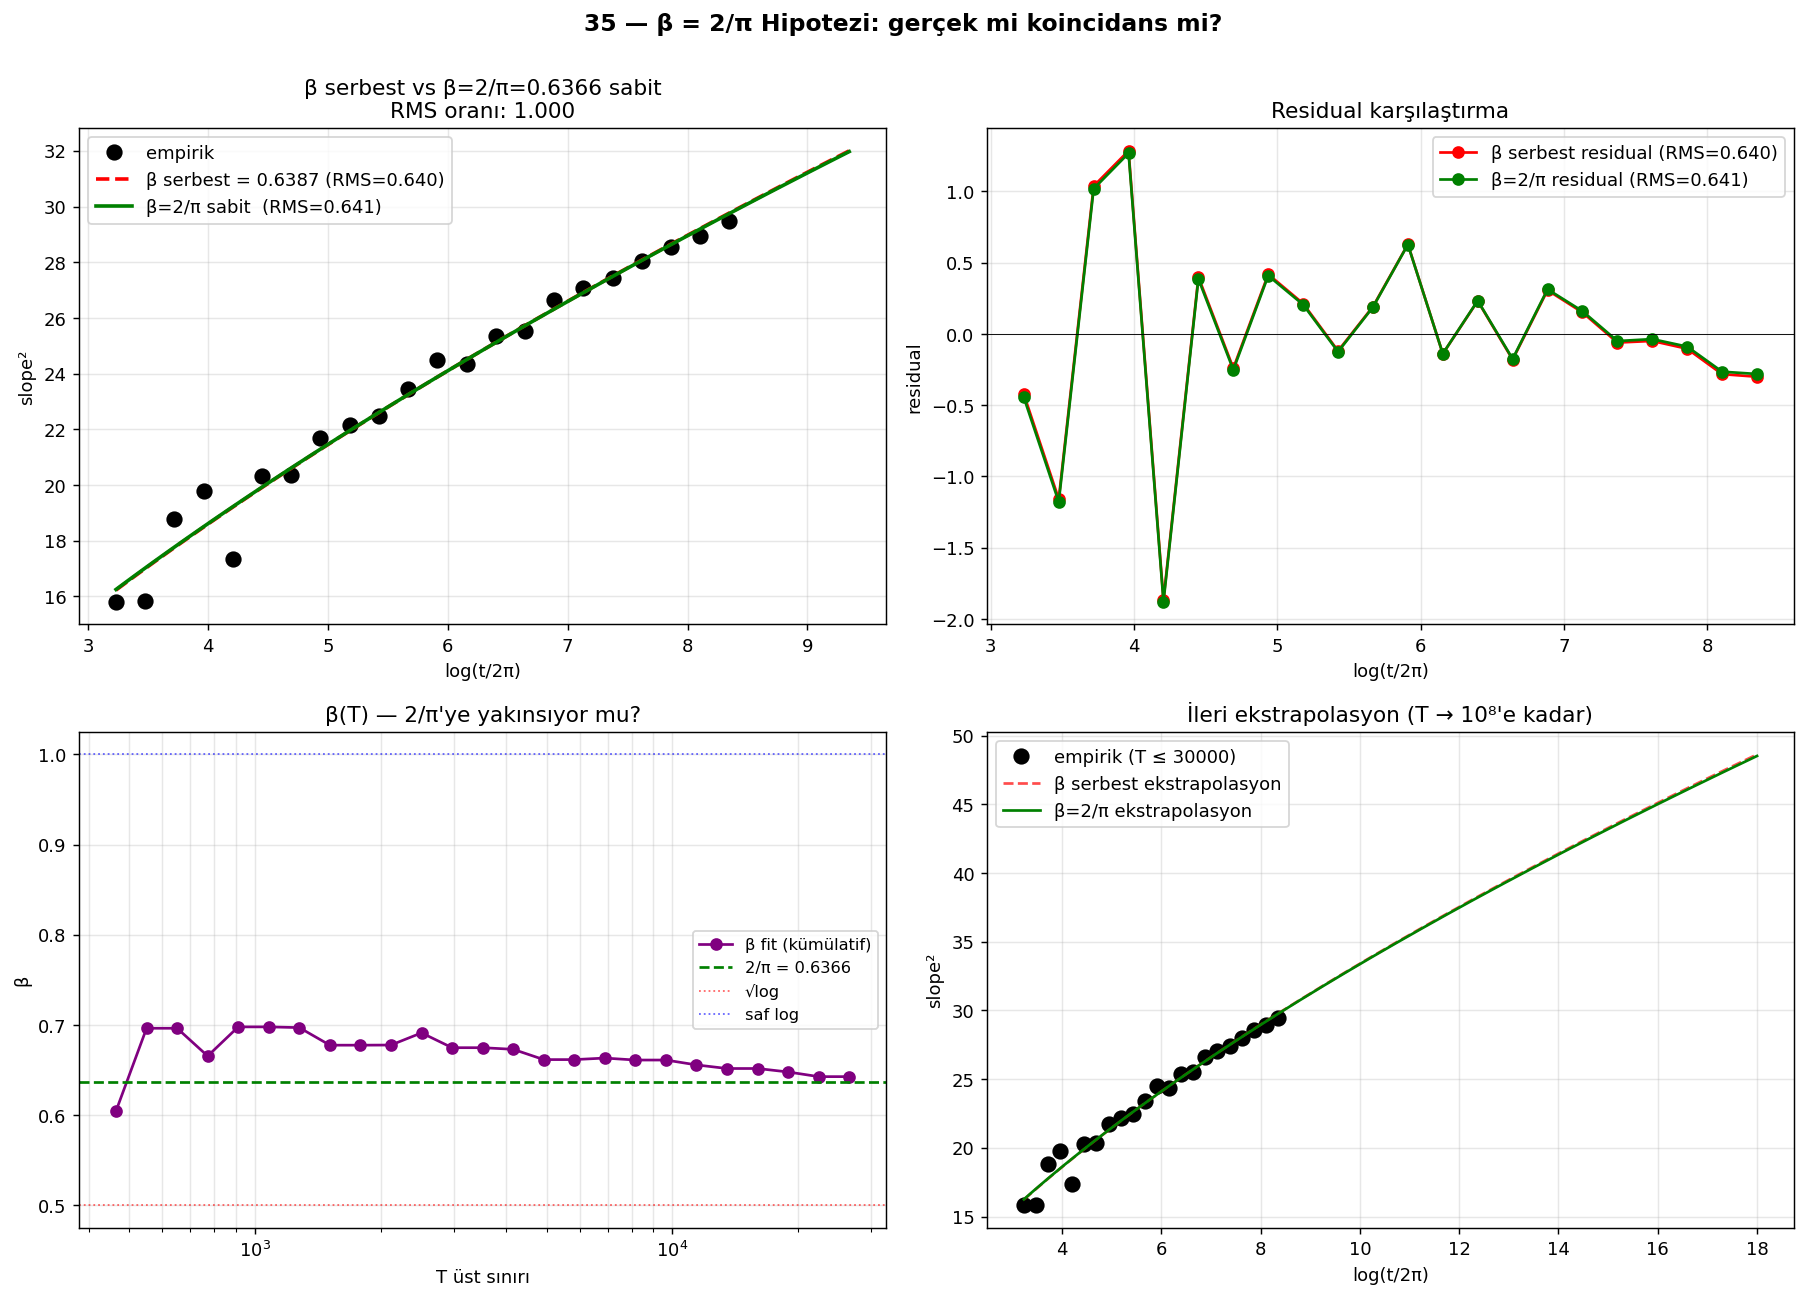

Generate this figure with Python:
"""
35 — β = 2/π Hipotez Testi
============================

slope² = a · log(t/2π)^(2/π) hipotezi.
β'yı 2/π = 0.6366'ya SABİT tutarak fit kalitesi düşüyor mu bak.
Eğer düşmüyorsa: hipotez güçlü. Düşüyorsa: koincidans.

Ek: T-pencereleri içinde β fit değeri sabit mi yoksa T ile değişiyor mu?
"""

import numpy as np
import matplotlib.pyplot as plt
from pathlib import Path
from scipy.optimize import curve_fit

# Veriyi yükle
data = np.load("/Users/ugur/Desktop/Deney/qm_riemann/33_max_amps_T30000.npz")
intervals = data['intervals']
max_amps = data['max_amps']
t_mid = data['t_mid']
rho = np.log(t_mid / (2*np.pi)) / (2*np.pi)
intervals_norm = intervals * rho

# 30 pencere
n_windows = 30
edges = np.geomspace(20, t_mid[-1]+10, n_windows+1)
results = []
for i in range(n_windows):
    t_lo, t_hi = edges[i], edges[i+1]
    mask = (t_mid >= t_lo) & (t_mid < t_hi)
    if mask.sum() < 20: continue
    x = intervals_norm[mask]; y = max_amps[mask]
    slope, _ = np.polyfit(x, y, 1)
    t_center = np.exp(0.5*(np.log(t_lo)+np.log(t_hi)))
    log_t = np.log(t_center/(2*np.pi))
    results.append((t_center, slope, slope**2, log_t, mask.sum()))

results = np.array(results)
ts = results[:, 0]
slopes = results[:, 1]
slope_sqs = results[:, 2]
log_ts = results[:, 3]

# ============================================================
# Karşılaştır: β serbest vs β=2/π sabit
# ============================================================
print(f"=== β SERBEST vs β=2/π SABİT FITS ===\n")

# β serbest
M_free = lambda x, a, b: a * x**b
p_free, _ = curve_fit(M_free, log_ts, slope_sqs, p0=[7, 0.6])
pred_free = M_free(log_ts, *p_free)
rms_free = np.sqrt(np.mean((slope_sqs - pred_free)**2))
print(f"β serbest:      a = {p_free[0]:.4f}, β = {p_free[1]:.4f}")
print(f"                RMS = {rms_free:.4f}")

# β = 2/π sabit
beta_fixed = 2/np.pi
print(f"\nβ = 2/π = {beta_fixed:.6f} (sabit)")
M_fixed = lambda x, a: a * x**beta_fixed
p_fixed, _ = curve_fit(M_fixed, log_ts, slope_sqs, p0=[7])
pred_fixed = M_fixed(log_ts, *p_fixed)
rms_fixed = np.sqrt(np.mean((slope_sqs - pred_fixed)**2))
print(f"                a = {p_fixed[0]:.4f}")
print(f"                RMS = {rms_fixed:.4f}")
print(f"  RMS oranı (sabit/serbest): {rms_fixed/rms_free:.4f}")
print(f"  (1.00'a yakınsa: sabit β kalitesi düşürmüyor → hipotez güçlü)")

# Aday a değeri için kapalı formlar
print(f"\na = {p_fixed[0]:.4f}'a aday kapalı formlar:")
adaylar = {
    "2π": 2*np.pi,
    "e²": np.e**2,
    "π²/log(2π)": np.pi**2 / np.log(2*np.pi),
    "8/(√π)": 8/np.sqrt(np.pi),
    "4·log(2π)": 4*np.log(2*np.pi),
    "π·e": np.pi*np.e,
    "5·log(2π)": 5*np.log(2*np.pi),
}
for label, val in adaylar.items():
    print(f"  {label:>20} = {val:.4f}  (sapma: {abs(val-p_fixed[0])/p_fixed[0]*100:+.1f}%)")

# ============================================================
# T-pencereleri içinde β'nın sabit olup olmadığı testi
# ============================================================
print(f"\n=== T-pencerelerinde β nasıl davranıyor? ===\n")
T_uppers = [500, 1000, 2000, 5000, 10000, 20000, 30000]
for T_up in T_uppers:
    mask_T = ts < T_up
    if mask_T.sum() < 5: continue
    p, _ = curve_fit(M_free, log_ts[mask_T], slope_sqs[mask_T], p0=[7, 0.6])
    print(f"  T ≤ {T_up:>6.0f}: a = {p[0]:>7.4f}, β = {p[1]:>7.4f}, β-2/π = {p[1]-2/np.pi:+.4f}")

# ============================================================
# Daha hassas: lokal β (kayan pencere)
# ============================================================
print(f"\n=== KAYAN PENCERE (her 5 pencereyi fit et) β trendi ===")
print(f"{'T merkez':>10} {'β lokal':>10}")
for i in range(0, len(ts)-4, 3):
    sub_log = log_ts[i:i+5]
    sub_sq = slope_sqs[i:i+5]
    try:
        p, _ = curve_fit(M_free, sub_log, sub_sq, p0=[7, 0.6])
        t_c = np.exp(np.mean(np.log(ts[i:i+5])))
        print(f"  {t_c:>10.0f} {p[1]:>10.4f}")
    except: pass

# ============================================================
# Plot
# ============================================================
fig, axes = plt.subplots(2, 2, figsize=(14, 10))

# (1) Empirik vs iki model
ax = axes[0, 0]
ax.plot(log_ts, slope_sqs, "ko", ms=8, label="empirik")
xfit = np.linspace(log_ts.min(), log_ts.max()+1, 100)
ax.plot(xfit, M_free(xfit, *p_free), "r--", lw=2,
        label=f"β serbest = {p_free[1]:.4f} (RMS={rms_free:.3f})")
ax.plot(xfit, M_fixed(xfit, *p_fixed), "g-", lw=2,
        label=f"β=2/π sabit  (RMS={rms_fixed:.3f})")
ax.set_xlabel("log(t/2π)"); ax.set_ylabel("slope²")
ax.set_title(f"β serbest vs β=2/π=0.6366 sabit\nRMS oranı: {rms_fixed/rms_free:.3f}")
ax.legend(fontsize=10); ax.grid(alpha=0.3)

# (2) Residuallar
ax = axes[0, 1]
ax.plot(log_ts, slope_sqs - M_free(log_ts, *p_free), "ro-", ms=6,
        label=f"β serbest residual (RMS={rms_free:.3f})")
ax.plot(log_ts, slope_sqs - M_fixed(log_ts, *p_fixed), "go-", ms=6,
        label=f"β=2/π residual (RMS={rms_fixed:.3f})")
ax.axhline(0, color="black", lw=0.5)
ax.set_xlabel("log(t/2π)"); ax.set_ylabel("residual")
ax.set_title("Residual karşılaştırma")
ax.legend(fontsize=10); ax.grid(alpha=0.3)

# (3) β kümülatif fit T ile
ax = axes[1, 0]
T_grid = np.geomspace(200, ts[-1], 30)
beta_kum = []
a_kum = []
for T_up in T_grid:
    mask_T = ts < T_up
    if mask_T.sum() < 5:
        beta_kum.append(np.nan); a_kum.append(np.nan); continue
    try:
        p, _ = curve_fit(M_free, log_ts[mask_T], slope_sqs[mask_T], p0=[7, 0.6])
        beta_kum.append(p[1]); a_kum.append(p[0])
    except:
        beta_kum.append(np.nan); a_kum.append(np.nan)
ax.semilogx(T_grid, beta_kum, "o-", color="purple", label="β fit (kümülatif)")
ax.axhline(2/np.pi, color="green", lw=1.5, ls="--", label=f"2/π = {2/np.pi:.4f}")
ax.axhline(0.5, color="red", lw=1, ls=":", alpha=0.6, label="√log")
ax.axhline(1.0, color="blue", lw=1, ls=":", alpha=0.6, label="saf log")
ax.set_xlabel("T üst sınırı"); ax.set_ylabel("β")
ax.set_title("β(T) — 2/π'ye yakınsıyor mu?")
ax.legend(fontsize=9); ax.grid(alpha=0.3, which="both")

# (4) Ekstrapolasyon
ax = axes[1, 1]
ax.plot(log_ts, slope_sqs, "ko", ms=8, label="empirik (T ≤ 30000)")
xfit_long = np.linspace(log_ts.min(), 18, 200)
ax.plot(xfit_long, M_free(xfit_long, *p_free), "r--", lw=1.5, alpha=0.7,
        label=f"β serbest ekstrapolasyon")
ax.plot(xfit_long, M_fixed(xfit_long, *p_fixed), "g-", lw=1.5,
        label=f"β=2/π ekstrapolasyon")
ax.set_xlabel("log(t/2π)"); ax.set_ylabel("slope²")
ax.set_title("İleri ekstrapolasyon (T → 10⁸'e kadar)")
ax.legend(fontsize=10); ax.grid(alpha=0.3)

plt.suptitle("35 — β = 2/π Hipotezi: gerçek mi koincidans mi?",
             fontsize=13, fontweight="bold", y=0.998)
plt.tight_layout()

out = Path(__file__).parent / "35_iki_pi_hipotez.png"
plt.savefig(out, dpi=130, bbox_inches="tight")
print(f"\nKaydedildi: {out}")
